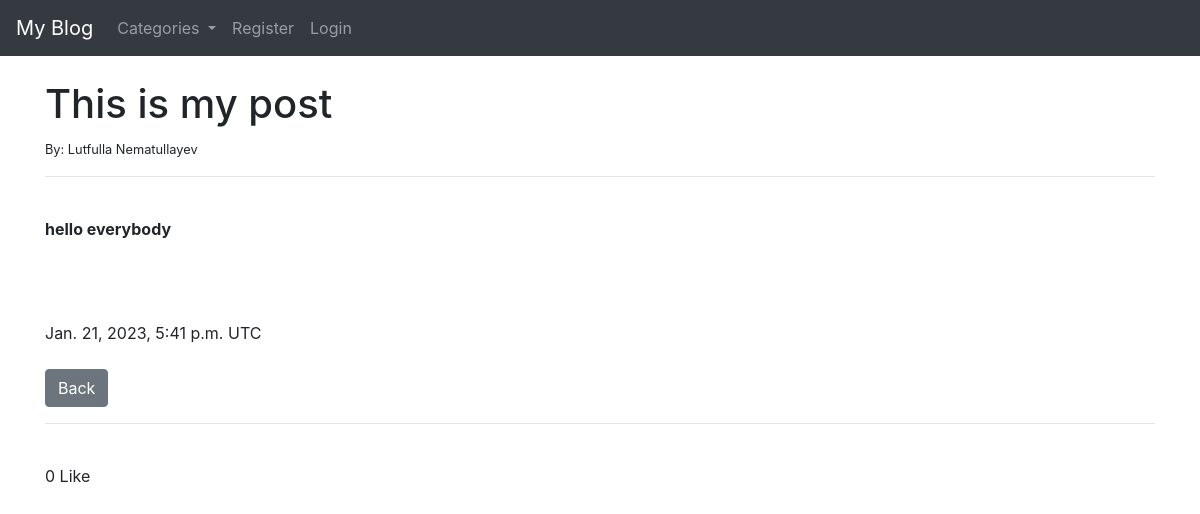
Screenshot of /article/4 with the database file from the repository.
### theblog/models.py (models this page shows, shortened)
class Post(models.Model):
    title = models.CharField(max_length=255)
    title_tag = models.CharField(max_length=255, default='Blog')
    author = models.ForeignKey(User, on_delete=models.CASCADE)
    body = RichTextField(blank=True, null=True)
    added_date = models.DateTimeField(auto_now_add=True)
    category = models.CharField(max_length=255, default='coding')
    snippet = models.CharField(max_length=255)
    likes = models.ManyToManyField(User, related_name='blog_posts')
    def total_likes(self):
        return self.likes.count()

### theblog/views.py (the view)
# urls.py: path('article/<int:pk>', AritcleDetailView.as_view(), name='article-detail'),
class AritcleDetailView(DetailView):
    model = Post
    template_name = 'article_details.html'
    def get_context_data(self, *args, **kwargs):
        cat_menu = Category.objects.all()
        context = super(AritcleDetailView, self).get_context_data(*args, **kwargs)
        stuff = get_object_or_404(Post, id=self.kwargs['pk'])
        total_likes = stuff.total_likes()
        liked = False
        if stuff.likes.filter(id=self.request.user.id).exists():
            liked = True
        context["cat_menu"] = cat_menu
        context['total_likes'] = total_likes
        context['liked'] = liked
        return context

### theblog/models.py (called while the page is built)
    def __str__(self):
        return self.name

### theblog/templates/article_details.html (shortened to what this page needs)
{% extends 'base.html' %}
{% block content %}
    <h1>{{ post.title }}</h1>
    <small>By: {{ post.author.first_name }}
        {{ post.author.last_name }}</small><br/>
    <hr>
    <br/>
    {{ post.body|safe }}<br>
    {{ post.added_date }} UTC
    <br/><br/>
    <a href="{% url 'home' %}" class="btn btn-secondary">Back</a>
<br>
<hr>
<br>
<form action="{% url 'like_post' post.pk %}" method="POST">
    {% if total_likes > 1 %}
    {{ total_likes }} Likes
    {% else %}
    {{ total_likes }} Like
    {% endif %}
</form>
{% endblock %}

### rows the page displays
Post: title "This is my post", author.first_name "Lutfulla", author.last_name "Nematullayev", body "hello everybody", added_date "Jan. 21, 2023, 5:41 p.m."

### other values shown
{{ total_likes }} "0"
